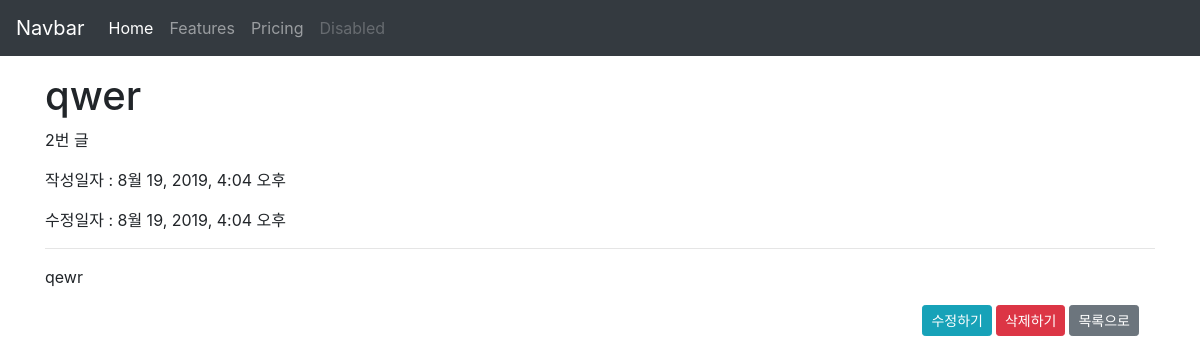
Page /articles/2/ on the committed database.
### articles/models.py (models this page shows, shortened)
class Article(models.Model):
    title = models.CharField(max_length=10)
    content = models.TextField()
    created_at = models.DateTimeField(auto_now_add=True)
    updated_at = models.DateTimeField(auto_now=True)

### articles/views.py (the view)
# urls.py: path('<int:article_pk>/',views.detail, name='detail'),
def detail(request, article_pk):
    article = Article.objects.get(pk=article_pk)
    context = {
        'article': article
    }
    return render(request, 'articles/detail.html', context)

### articles/templates/articles/detail.html (shortened to what this page needs)
{% extends 'articles/base.html' %}
{% block body %}
  <h1 class='mt-3'>{{ article.title }}</h1>
  <p class='id'>{{ article.id }}번 글</p>
  <p>작성일자 : {{ article.created_at }}</p>
  <p>수정일자 : {{ article.updated_at }}</p>
  <hr>
  <p>{{ article.content }}</p>
  <div class="d-flex justify-content-end mx-3">
  <a class="btn btn-info btn-sm" href="{% url 'articles:update' article.pk %}">수정하기</a>
  <form class="mx-1 d-inline-block" action="{% url 'articles:delete' article.pk %}" method="POST" onclick="return confirm('진짜 지움?')">
    <input class="btn btn-danger btn-sm" type="submit" value="삭제하기">
    </form>
  <a class="btn btn-secondary btn-sm" href="{% url 'articles:index' %}">목록으로</a>
  </div>
{% endblock %}

### rows in the picture
Article: title "qwer", id "2", created_at "8월 19, 2019, 4:04 오후", updated_at "8월 19, 2019, 4:04 오후", content "qewr"
